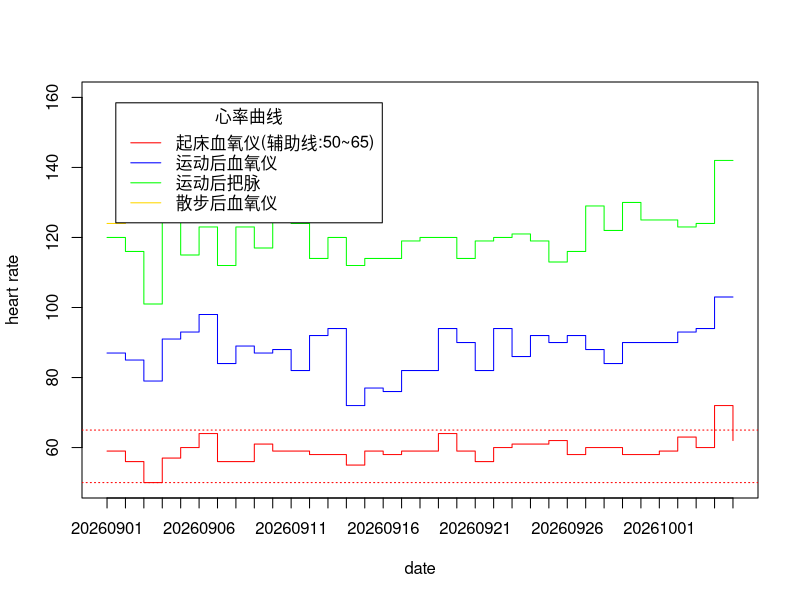

This figure's R source:
date <- c("20260901","20260902","20260903","20260904","20260905","20260906","20260907","20260908","20260909","20260910","20260911","20260912","20260913","20260914","20260915","20260916","20260917","20260918","20260919","20260920","20260921","20260922","20260923","20260924","20260925","20260926","20260927","20260928","20260929","20260930","20261001","20261002","20261003","20261004","20261005")
PRbpm1 <- c(59,56,50,57,60,64,56,56,61,59,59,58,58,55,59,58,59,59,64,59,56,60,61,61,62,58,60,60,58,58,59,63,60,72,62)
PRbpm2 <- c(87,85,79,91,93,98,84,89,87,88,82,92,94,72,77,76,82,82,94,90,82,94,86,92,90,92,88,84,90,90,90,93,94,103,103)
PRbpm3 <- c(124,131,NA,NA,NA,NA,NA,NA,NA,NA,NA,NA,NA,NA,NA,NA,NA,NA,NA,NA,NA,NA,NA,NA,NA,NA,NA,NA,NA,NA,NA,128,NA,NA,128)
endheartrate <- c(120,116,101,129,115,123,112,123,117,131,124,114,120,112,114,114,119,120,120,114,119,120,121,119,113,116,129,122,130,125,125,123,124,142,142)
plot(c(1:35),PRbpm1,type="s",col="red",xaxt="n",xlab = "date",ylab="heart rate",ylim=range(50:160))
lines(c(1:35),PRbpm2,type="s",col="blue")
lines(c(1:35),PRbpm3,type="s",col="gold")
lines(c(1:35),endheartrate,type="s",col="green")
legend("topleft",inset=.05,title="心率曲线",c("起床血氧仪(辅助线:50~65)","运动后血氧仪","运动后把脉","散步后血氧仪"),lty=c(1,1,1,1),col=c("red","blue","green","gold"))
abline(h = 65,col="red",lty = 3)
abline(h = 50,col="red",lty = 3)
axis(1, c(1:35),date)
